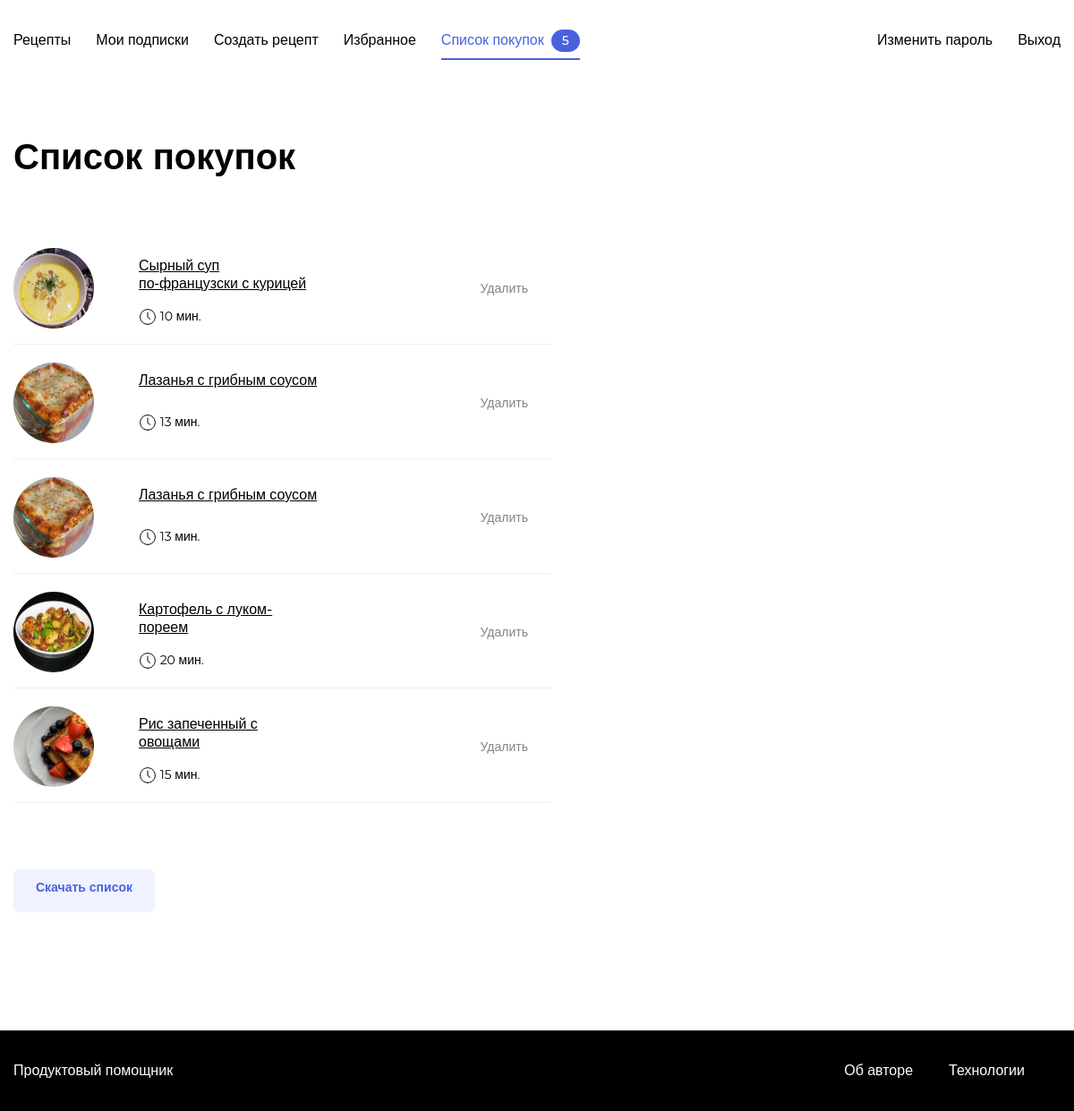
Page /purchases/ (signed in) on the committed database.
### recipes/models.py (models this page shows, shortened)
class Recipe(models.Model):
    author = models.ForeignKey(
        User, on_delete=models.CASCADE, related_name="recipes"
    )
    title = models.CharField(max_length=255, verbose_name="Название")
    image = models.ImageField(upload_to="image/", verbose_name="Путь до файла")
    description = models.TextField(verbose_name="Описание")
    ingredient = models.ManyToManyField(
        Ingredient, through=IngredientAmount
    )
    tags = models.ManyToManyField(Tag, related_name="recipes")
    cooking_time = models.IntegerField(
        default=10, verbose_name="Время приготовления")
    pub_date = models.DateTimeField(
        "date published", auto_now_add=True, db_index=True)
    class Meta:
        ordering = ("-pub_date", )

### recipes/views.py (the view)
# urls.py: path("purchases/", views.purchases_page,
@login_required
def purchases_page(request):
    recipes = Recipe.objects.filter(purchase_recipe__user=request.user)
    return render(request, "purchases_page.html",
                  {"recipes": recipes, "is_purchases_page": True})

### recipes/utils.py (called while the page is built)
def get_purchases_count(request):
    purchases_count = 0
    if request.user.is_authenticated:
        purchases_count = Recipe.objects.filter(
            purchase_recipe__user=request.user
        ).count()
    return {"purchases_count": purchases_count}

def get_followings(request):
    if request.user.is_authenticated:
        return {"followings": request.user.follower.values_list(
            "following_id", flat=True
        )}
    else:
        return {}

### recipes/templates/purchases_page.html (shortened to what this page needs)
{% extends "base.html" %}
{% load static %}
{% block style %}
    <link rel="stylesheet" href="{% static 'pages/shopList.css' %}">
{% endblock %}
{% block content %}
    <main class="main container">
        <div class="main__header">
            <h1 class="main__title">Список покупок</h1>
        </div>
        <div class="card-list card-list_column">
            <ul class="shopping-list">
                {% for recipe in recipes %}
                    <li class="shopping-list__item" data-id="{{ recipe.id }}">
                        <div class="recipe recipe_reverse">
                            {% load thumbnail %}
                            {% thumbnail recipe.image "364x240" crop="center" upscale=True as im %}
                                <img src="{{ im.url }}" alt="{{ recipe.title }}" class="recipe__image recipe__image_big">
                            {% endthumbnail %}
                            <h3 class="recipe__title">
                                <a style="color: #000" href="{% url 'recipe_view_page' recipe.author recipe.pk %}">
                                    {{ recipe.title }}
                                </a>
                            </h3>
                            <p class="recipe__text"><span class="icon-time"></span> {{ recipe.cooking_time }} мин.</p>
                        </div>
                        <button class="button shopping-list__button link">Удалить</button>
                    </li>
                {% endfor %}
            </ul>
            <a class="button button_style_light-blue" href="{% url 'purchases_download' %}">Скачать список</a>
        </div>
    </main>
{% endblock %}

### recipes/static/pages/shopList.css (style rules this page uses)
* { box-sizing: border-box; }
html, body { min-height: 100%; }

### recipes/static/blocks/body/body.css (style rules this page uses)
.body { display: flex; flex-direction: column; }

### recipes/static/blocks/container/container.css (style rules this page uses)
.container { max-width: 1200px; padding: 0 15px; margin: 0 auto; width: 100%; }

### recipes/static/blocks/link/link.css (style rules this page uses)
.link { text-decoration: none; transition: opacity 0.2s; }

### recipes/static/blocks/button/button.css (style rules this page uses)
.button { font-family: 'Montserrat', sans-serif; font-style: normal; font-weight: 600; font-size: 14px; background: none; border-radius: 6px; padding: 12px 24px; height: 48px; line-height: 1; text-decoration: none; border: 1px solid transparent; transition: background 0.2s; outline: none; user-select: none; cursor: pointer; width: max-content; }

### recipes/static/blocks/button/_style/button_style_light-blue.css (style rules this page uses)
.button_style_light-blue { background: #F0F3FF; color: #4A61DD; }

### recipes/static/blocks/main/main.css (style rules this page uses)
.main { padding-top: 60px; padding-bottom: 80px; flex: 1 0 auto; min-height: calc(100vh - 180px); }

### recipes/static/blocks/main/__header/main__header.css (style rules this page uses)
.main__header { display: flex; justify-content: space-between; margin-bottom: 28px; }

### recipes/static/blocks/main/__title/main__title.css (style rules this page uses)
.main__title { font-family: 'Montserrat', sans-serif; font-style: normal; font-weight: bold; font-size: 40px; line-height: 49px; color: #000000; padding: 0; margin: 0; }

### recipes/static/blocks/card-list/card-list.css (style rules this page uses)
.card-list { display: grid; grid-template-columns: repeat(3, 1fr); grid-template-rows: auto; grid-gap: 40px; margin-bottom: 52px; }

### recipes/static/blocks/card-list/_column/card-list_column.css (style rules this page uses)
.card-list_column { grid-template-columns: 1fr; }

### recipes/static/blocks/shopping-list/shopping-list.css (style rules this page uses)
.shopping-list { display: flex; flex-direction: column; max-width: 600px; width: 100%; margin-top: 50px; margin-bottom: 34px; margin-left: 0; padding-left: 0; }

### recipes/static/blocks/shopping-list/__item/shopping-list__item.css (style rules this page uses)
.shopping-list__item { display: flex; align-items: center; margin-bottom: 20px; max-width: 600px; align-content: flex-start; width: 100%; position: relative; justify-content: space-between; padding-bottom: 18px; list-style-type: none; }
.shopping-list__item:after { content: ''; position: absolute; left: 0; bottom: 0; background: #EEEEEE; height: 1px; width: 100%; }
.shopping-list__item:last-child { margin-bottom: 0; }

### recipes/static/blocks/shopping-list/__button/shopping-list__button.css (style rules this page uses)
.shopping-list__button { font-family: 'Montserrat', sans-serif; font-style: normal; font-weight: 500; font-size: 14px; line-height: 17px; color: #858383; }

### recipes/static/blocks/recipe/recipe.css (style rules this page uses)
.recipe { display: grid; position: relative; grid-template-areas: 'title image' 'text image'; justify-content: space-between; column-gap: 50px; }

### recipes/static/blocks/recipe/__title/recipe__title.css (style rules this page uses)
.recipe__title { font-family: 'Montserrat', sans-serif; font-style: normal; font-weight: 500; max-width: 200px; font-size: 16px; line-height: 20px; color: #000000; margin: 10px 0 13px; grid-area: title; }

### recipes/static/blocks/recipe/__image/recipe__image.css (style rules this page uses)
.recipe__image { width: 72px; height: 72px; grid-area: image; border-radius: 50%; }

### recipes/static/blocks/recipe/__text/recipe__text.css (style rules this page uses)
.recipe__text { font-family: 'Montserrat', sans-serif; font-style: normal; font-weight: normal; font-size: 14px; line-height: 17px; max-width: 200px; color: #000000; grid-area: text; align-self: start; margin: 0 0 28px; }
.recipe__text:last-child { margin-bottom: 0; }

### recipes/static/blocks/recipe/_reverse/recipe_reverse.css (style rules this page uses)
.recipe_reverse { grid-template-areas: 'image title' 'image text'; }

### recipes/static/blocks/recipe/__image/_big/recipe__image_big.css (style rules this page uses)
.recipe__image_big { width: 90px; height: 90px; }

### rows in the picture
Recipe: shows a picture, title "Сырный суп по‑французски с курицей", cooking_time "10"
Recipe: title "Лазанья с грибным соусом", cooking_time "13"
Recipe: title "Лазанья с грибным соусом", cooking_time "13"
Recipe: shows a picture, title "Картофель с луком-пореем", cooking_time "20"
Recipe: shows a picture, title "Рис запеченный с овощами", cooking_time "15"

### other values in the picture
{{ purchases_count }} "5"
